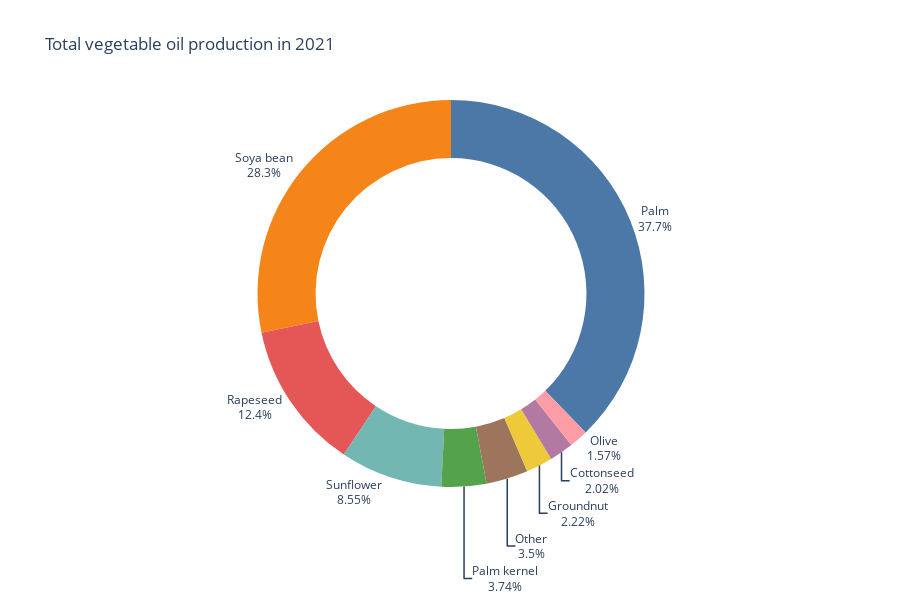

The cell this chart's notebook holds for it:
### Markdown cell above
In fact, as you can see in the following chart, almost 40 per cent of all vegetable oil in the world comes from the oil palm. Should this be replaced by any other oil, the total land area on which oil crops are grown would be at least doubled.

### Code cell
import pandas as pd
import plotly.graph_objects as go

# Load the dataset
oils_df = pd.read_csv('../Datasets/vegetable-oil-production.csv')

# Filter for the entity 'World'
world_df = oils_df[oils_df['Entity'] == 'World']

# Filter for the year 2021
df_2021 = world_df.loc[world_df['Year'] == 2021]

# Drop unnecessary columns
df_2021_clean = df_2021.drop(columns=['Entity', 'Code', 'Year'])

# Calculate the mean for each type of oil yield for the year 2021, ignoring NaNs
mean_columns_2021 = df_2021_clean.mean()

# Sort the mean values in descending order
mean_columns_2021_sorted = mean_columns_2021.sort_values(ascending=False)

# Combine the lowest 5 categories into 'Other'
top_categories = mean_columns_2021_sorted[:-5]
other_category = mean_columns_2021_sorted[-5:].sum()
mean_combined = pd.concat([top_categories, pd.Series({'Other': other_category})])

# Prepare the data for the Plotly chart
labels = mean_combined.index.tolist()
values = mean_combined.values.tolist()
colors = px.colors.qualitative.T10

# Create the donut chart using Plotly
fig = go.Figure(data=[go.Pie(
    labels=labels, 
    values=values, 
    hole=.7,  # Set the hole size for the donut chart
    textinfo='label+percent',
    textposition='outside',
    insidetextorientation='radial',
    marker=dict(colors=colors)
    )])

fig.update_layout(
    title_text='Total vegetable oil production in 2021',
    showlegend=False,
    height=600 
)

# Show the plot
fig.show()

### Figure 1 — Plotly figure (JSON) as saved in the notebook; plotly's stock layout.template omitted (floating-point values rounded to 4 significant figures)
{"data": [{"hole": 0.7, "insidetextorientation": "radial", "labels": ["Palm", "Soya bean", "Rapeseed", "Sunflower", "Palm kernel", "Groundnut", "Cottonseed", "Olive", "Other"], "marker": {"colors": ["#4C78A8", "#F58518", "#E45756", "#72B7B2", "#54A24B", "#EECA3B", "#B279A2", "#FF9DA6", "#9D755D", "#BAB0AC"]}, "textinfo": "label+percent", "textposition": "outside", "type": "pie", "values": [80584560, 60315692, 26469122, 18251694, 7991699, 4749601, 4305035, 3348000.0, 7463000.0]}], "layout": {"height": 600, "showlegend": false, "title": {"text": "Total vegetable oil production in 2021"}}}
